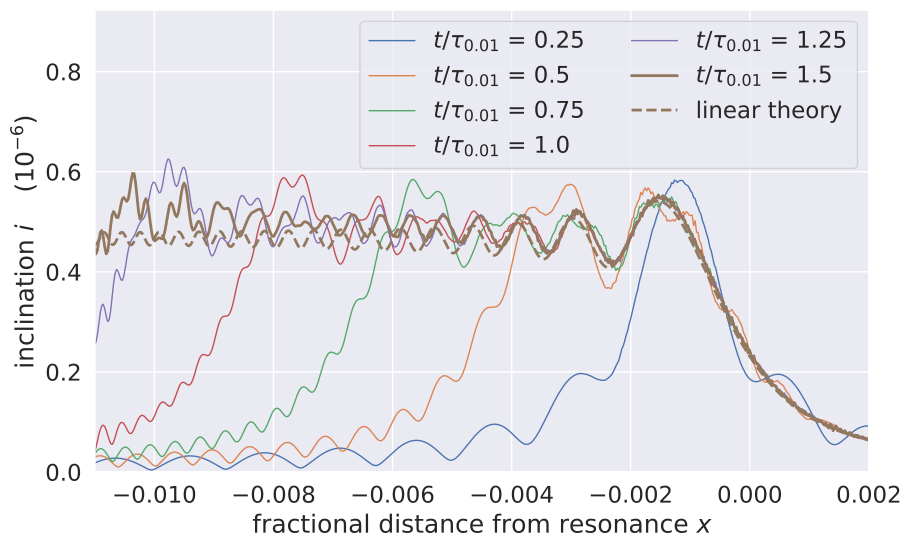

Source code (Python):
#bending_wave.py
#
#by Joe Hahn and Claude Code, joe.hahn@jmh-datasciences.com, 10 November 2026.
#
#the paper's bending-wave figure (Section 4.1.4): each streamline's inclination, averaged over its particles,
#versus its fractional distance from resonance x over -0.011 < x < 0.002, at six times, in units of the time
#tau_0.01 that the wave takes to reach x = -0.01, as the wave propagates inward, and linear theory's inclination
#|h|/r, with h the trailing solution of Shu (1984)'s Eqn. (88) (notes/equations.md B8).
#Drawn from tests/bending_waves/bending_waves.ipynb Section 1.
#Needs that test's output: uv run python tools/run_simulations.py tests/bending_waves
#
#Drawn by figure(p, o), which tests/bending_waves/bending_waves.ipynb also calls, so the two are identical.
#
#usage, from the repo's top folder:
#   uv run python paper/figures/bending_wave.py     (writes bending_wave.pdf and bending_wave.png)

import sys
from pathlib import Path

import matplotlib.pyplot as plt
import numpy as np

HERE = Path(__file__).resolve().parent
REPO = HERE.parent.parent
for folder in ('source', 'fast', 'tests'):
    if str(REPO/folder) not in sys.path:
        sys.path.insert(0, str(REPO/folder))
sys.path.insert(0, str(HERE))
from figstyle import style
from vertical_analysis import simulated_h, bending_wave, ring_sigma, tau_001


def figure(p, o):
    """The figure, from the run's parameters p and output o (load3d)."""
    sat, x, h = simulated_h(p, o, -1)
    sigma = ring_sigma(p)
    #the time tau_0.01 the wave takes to travel from r_V to x = -0.01, at the group velocity pi G sigma/nu (B10)
    tau = tau_001(p, sat)
    x_min, x_max = -0.011, 0.002
    with style(font_scale=1.5) as color_seq:
        f, ax = plt.subplots(figsize=(10, 6))
        #each streamline's inclination at six times, in units of tau_0.01
        time_fractions = [0.25, 0.5, 0.75, 1.0, 1.25, 1.5]
        for idx, time_fraction in enumerate(time_fractions):
            tidx = np.argmin(np.abs(o['times'] - time_fraction*tau))
            x_now = ((o['a'][tidx] - sat.r_V)/sat.r_V).mean(axis=1)
            inc_now = o['inc'][tidx].mean(axis=1)
            linewidth = 2 if (idx == len(time_fractions) - 1) else 1
            label = r'$t/\tau_{0.01}$ = ' + str(np.round(o['times'][tidx]/tau, 2))
            ax.plot(x_now, inc_now/1.0e-6, linestyle='-', linewidth=linewidth, color=color_seq[idx], label=label)
        #linear theory, dashed in the color of the latest time
        xs = np.linspace(x_min, x_max, 20000)
        inc_theory = np.abs(bending_wave(sat, sigma, xs))/(sat.r_V*(1.0 + xs))
        ax.plot(xs, inc_theory/1.0e-6, linestyle='dashed', linewidth=2, color=color_seq[len(time_fractions) - 1],
            label='linear theory')
        A_V = sat.mass_final*sat.A_V_per_mass
        Z_w = A_V*np.sqrt(sat.r_V/(sigma*sat.D_V))
        ax.set_xlim(x_min, x_max)
        ax.set_ylim(0.0, 2.0*Z_w/sat.r_V/1.0e-6)
        ax.set_xlabel(r'fractional distance from resonance $x$')
        ax.set_ylabel(r'inclination $i$    ($10^{-6}$)')
        ax.legend(loc='upper right', ncol=2)
    return f


if __name__ == '__main__':
    import matplotlib
    matplotlib.use('Agg')
    from vertical_analysis import load3d
    p, o = load3d(REPO/'tests'/'bending_waves')
    f = figure(p, o)
    for ext in ('pdf', 'png'):
        f.savefig(HERE/f'bending_wave.{ext}', bbox_inches='tight', dpi=130)
        print('wrote', HERE/f'bending_wave.{ext}')
